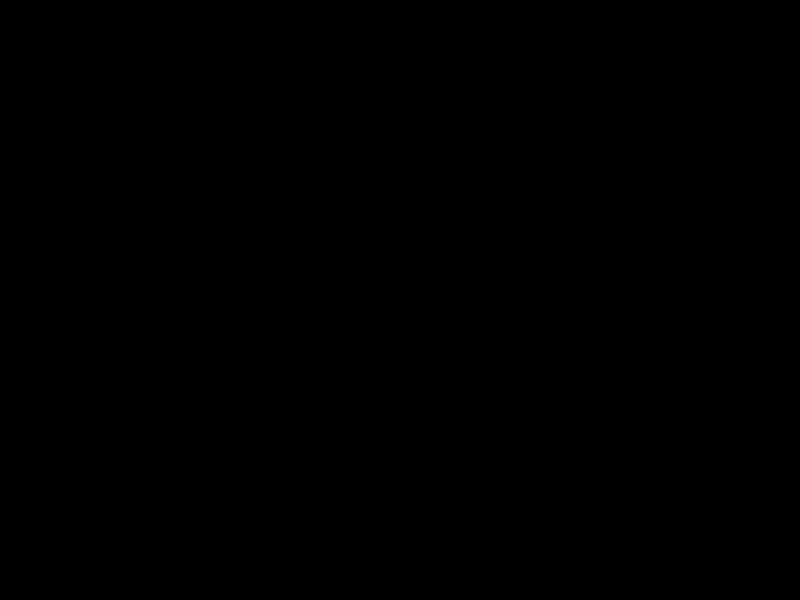
Frame 1 (no input)
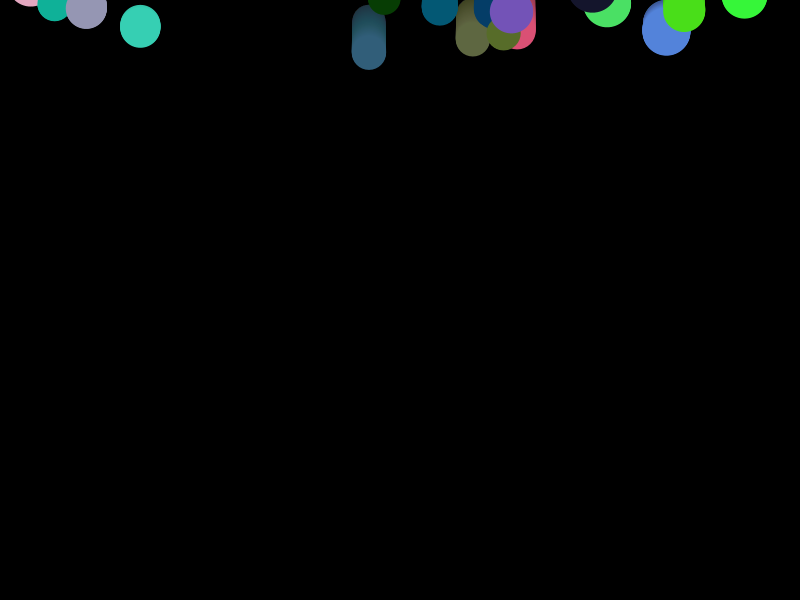
Frame 60 (the mouse pressed at the canvas centre just before this capture)
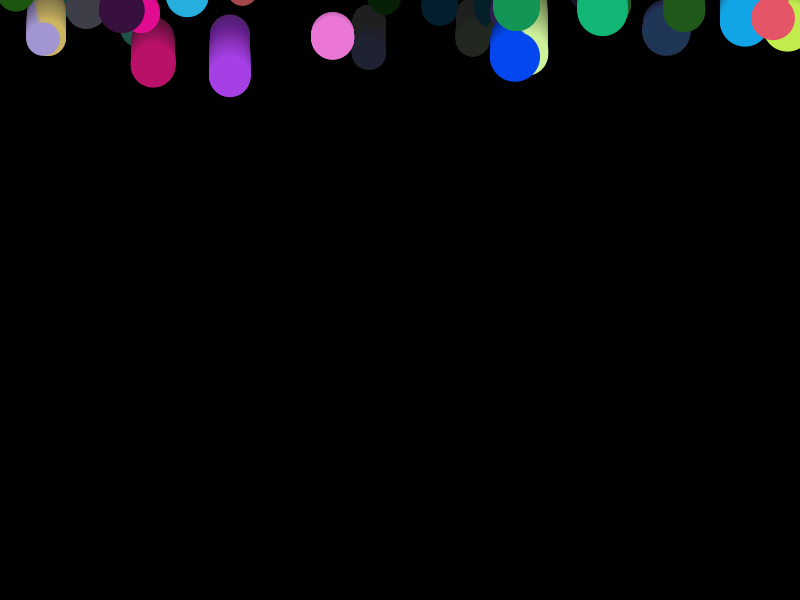
Frame 120 (the mouse held since frame 60 and released just before this capture)

The Processing sketch that drew these frames (run headless with seeded random() and noise(); from frame 60 on, the mouse is pressed at the canvas centre):

// Processing sketch: paint
// ── paint.pde
float ACCELLERATION = 1.012;

int timer;
int newDot = 0;
Dot[] dots = new Dot[1024];

void setup() {
  // fullScreen();
  size(800,600);
  noStroke();
  noCursor();
  background(0);
}

void draw() {
  fill(0, 0, 0, 4); // determines fade
  rect(0, 0, width, height);
  updateDots();
  drawDots();

  // once per .5 seconds
  if (millis() - timer >= 50) {
    generateDot();
    timer = millis();
  }
}

void generateDot() {
  Dot d = new Dot();
  d.x = random(width);
  d.y = random(-50, 50);
  d.velocity = random(15, 40)/60;
  d.radius = random(30, 50);
  d.fill = color(random(255), random(255), random(255), 255);
  // colorMode(HSB,100);
  // d.fill = color(20+random(40), 100, 100);

  dots[newDot] = d;
  newDot = (newDot+1) % dots.length;
}

void updateDots() {
  for (int i = 0; i < dots.length; i++) {
    if (dots[i] != null) {
      dots[i].y += dots[i].velocity;
      color old = dots[i].fill;
      // dots[i].fill = color(red(old), green(old), blue(old), alpha(old)-0.25);
      dots[i].velocity *= ACCELLERATION;
      dots[i].radius *= 1.001;
    }
  }
}

void drawDots() {
  for (int i = 0; i < dots.length; i++) {
    if (dots[i] != null) {
      fill(dots[i].fill);
      ellipse(dots[i].x, dots[i].y, dots[i].radius, dots[i].radius);
    }
  }
}

void mousePressed() {
  background(0);
  for (int i = 0; i < dots.length; i++) {
    dots[i] = null;
  }
}

class Dot {
  float x;
  float y;
  float velocity;
  float radius;
  color fill;
}
